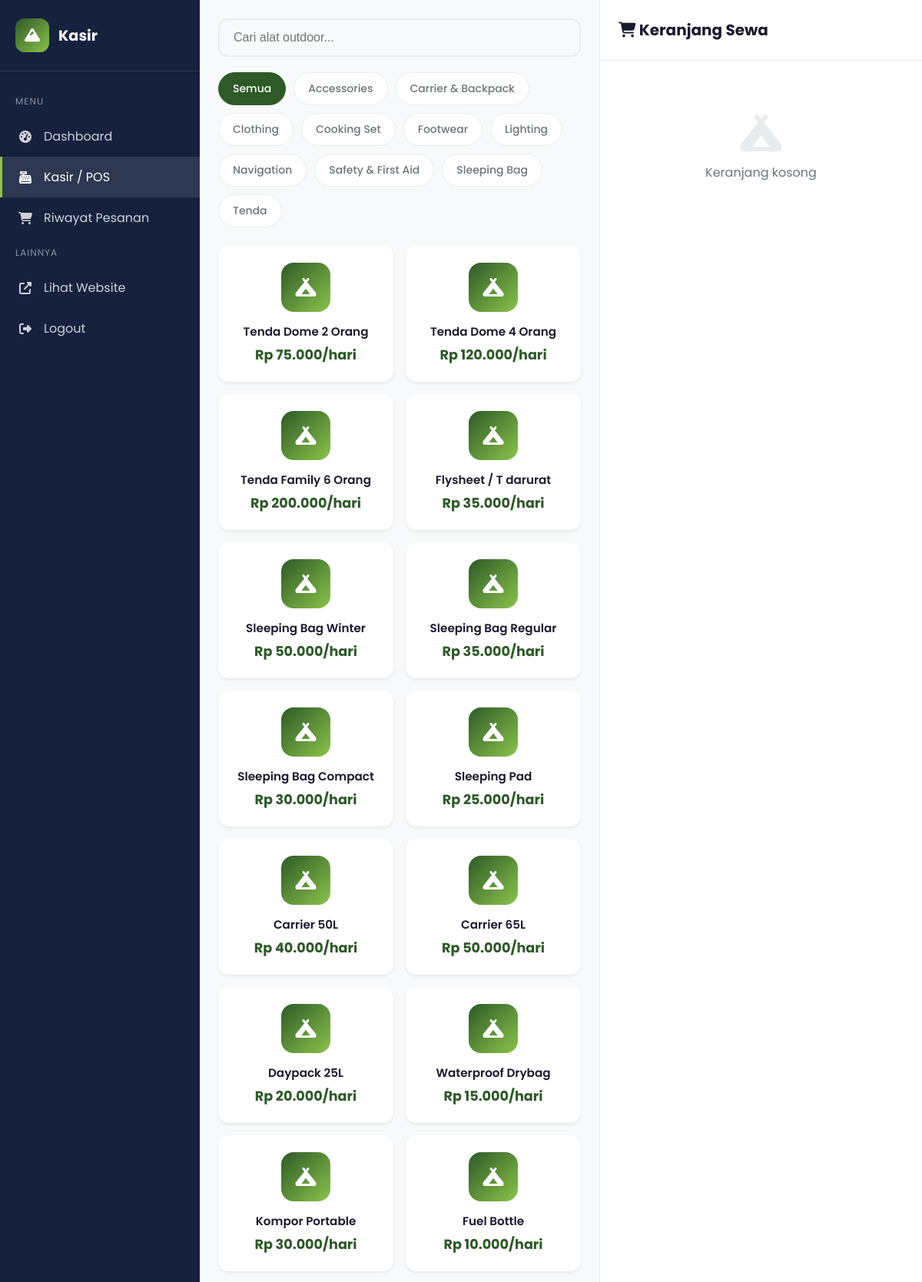
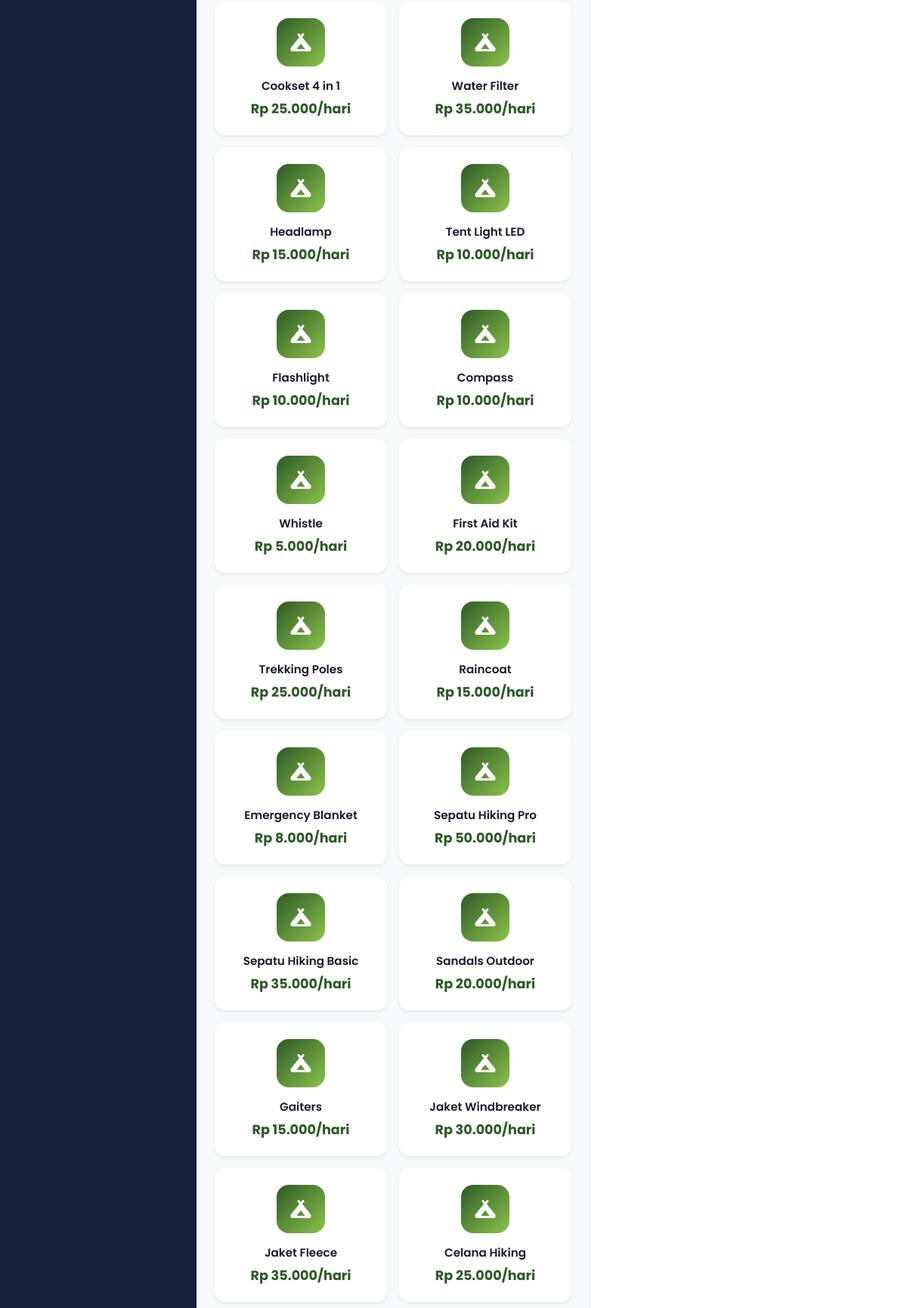
Page /kasir/pos.php (signed in, upper part) on the committed database (2 pictures, top to bottom).
### tables this page shows
CREATE TABLE IF NOT EXISTS categories (
    id INT PRIMARY KEY AUTO_INCREMENT,
    nama_kategori VARCHAR(100) NOT NULL,
    deskripsi TEXT,
    gambar VARCHAR(255),
    created_at TIMESTAMP DEFAULT CURRENT_TIMESTAMP
);

CREATE TABLE IF NOT EXISTS products (
    id INT PRIMARY KEY AUTO_INCREMENT,
    nama_produk VARCHAR(200) NOT NULL,
    deskripsi TEXT,
    harga_sewa_harian DECIMAL(10,2) NOT NULL,
    harga_sewa_mingguan DECIMAL(10,2),
    harga_sewa_bulanan DECIMAL(10,2),
    stok INT NOT NULL DEFAULT 0,
    kategori_id INT,
    gambar VARCHAR(255),
    status ENUM('available', 'rented', 'maintenance') DEFAULT 'available',
    created_at TIMESTAMP DEFAULT CURRENT_TIMESTAMP,
    FOREIGN KEY (kategori_id) REFERENCES categories(id) ON DELETE SET NULL
);

### config/functions.php (called while the page is built, shortened)
<?php
require_once 'database.php';
function getAllCategories()
{
    global $conn;
    $result = $conn->query("SELECT * FROM categories ORDER BY nama_kategori ASC");
    return $result->fetch_all(MYSQLI_ASSOC);
}
function getAllProducts($limit = null)
{
    global $conn;
    $sql = "SELECT p.*, c.nama_kategori
            FROM products p
            LEFT JOIN categories c ON p.kategori_id = c.id
            ORDER BY p.created_at DESC";
    $result = $conn->query($sql);
    return $result->fetch_all(MYSQLI_ASSOC);
}
function formatCurrency($amount)
{
    return 'Rp ' . number_format($amount, 0, ',', '.');
}

### kasir/pos.php (the view, shortened to what this page needs)
<?php
require_once '../config/functions.php';
$categories = getAllCategories();
$category_id = isset($_GET['category']) ? (int) $_GET['category'] : null;
if ($category_id) {
    $products = getProductsByCategory($category_id);
} else {
    $products = getAllProducts();
}
$cart = isset($_SESSION['cart']) ? $_SESSION['cart'] : [];
?>
<!DOCTYPE html>
<html lang="id">
<head>
    <link rel="stylesheet" href="https://cdnjs.cloudflare.com/ajax/libs/font-awesome/6.4.0/css/all.min.css">
</head>
<body>
    <aside class="sidebar">
        <div class="sidebar-brand">
            <div class="logo-icon"><i class="fas fa-mountain"></i></div>
            <span>Kasir</span>
        </div>
        <nav class="sidebar-menu">
            <div class="menu-section">Menu</div>
            <a href="index.php" class="menu-item"><i class="fas fa-tachometer-alt"></i><span>Dashboard</span></a>
            <a href="pos.php" class="menu-item active"><i class="fas fa-cash-register"></i><span>Kasir / POS</span></a>
            <a href="orders/index.php" class="menu-item"><i class="fas fa-shopping-cart"></i><span>Riwayat
                    Pesanan</span></a>
            <div class="menu-section">Lainnya</div>
            <a href="../index.php" class="menu-item" target="_blank"><i class="fas fa-external-link-alt"></i><span>Lihat
                    Website</span></a>
            <a href="logout.php" class="menu-item"><i class="fas fa-sign-out-alt"></i><span>Logout</span></a>
        </nav>
    </aside>
    <main class="main-content">
        <div class="pos-container">
            <div class="products-section">
                <div class="search-bar">
                    <input type="text" placeholder="Cari alat outdoor..." id="searchProduct">
                </div>
                <div class="category-tabs">
                    <a href="pos.php" class="category-tab <?= !$category_id ? 'active' : '' ?>">Semua</a>
                    <?php foreach ($categories as $cat): ?>
                        <a href="?category=<?= $cat['id'] ?>"
                            class="category-tab <?= $category_id == $cat['id'] ? 'active' : '' ?>">
                            <?= $cat['nama_kategori'] ?>
                        </a>
                    <?php endforeach; ?>
                </div>
                <div class="products-grid">
                    <?php foreach ($products as $product): ?>
                        <?php $status = $product['status'] ?? 'available'; ?>
                        <?php if ($status == 'available' || $status == 'active'): ?>
                            <div class="product-card"
                                onclick="addToCart(<?= $product['id'] ?>, '<?= $product['nama_produk'] ?>', <?= $product['harga_sewa_harian'] ?? $product['harga'] ?>)">
                                <div class="product-icon"><i class="fas fa-campground"></i></div>
                                <div class="product-name">
                                    <?= $product['nama_produk'] ?>
                                </div>
                                <div class="product-price">
                                    <?= formatCurrency($product['harga_sewa_harian'] ?? $product['harga']) ?>/hari
                                </div>
                            </div>
                        <?php endif; ?>
                    <?php endforeach; ?>
                </div>
            </div>
            <div class="cart-section">
                <div class="cart-header">
                    <h2><i class="fas fa-shopping-cart"></i> Keranjang Sewa</h2>
                </div>
                <div class="cart-items">
                    <?php if (empty($cart)): ?>
                        <div class="empty-cart">
                            <i class="fas fa-campground"></i>
                            <p>Keranjang kosong</p>
                        </div>
                    <?php endif; ?>
                </div>
            </div>
        </div>
    </main>
</body>
</html>

### kasir/pos.php (style rules this page uses)
:root { --primary: #2d5a27; --primary-dark: #1e3d1a; --primary-light: #4a7c44; --primary-accent: #8bc34a; --dark: #1a1a2e; --dark-secondary: #16213e; --white: #ffffff; --gray-100: #f8f9fa; --gray-200: #e9ecef; --gray-600: #6c757d; --success: #28a745; --danger: #dc3545; --warning: #ffc107; --shadow: 0 0.125rem 0.25rem rgba(0, 0, 0, 0.075); }
* { margin: 0; padding: 0; box-sizing: border-box; }
body { font-family: 'Poppins', -apple-system, BlinkMacSystemFont, sans-serif; background: var(--gray-100); min-height: 100vh; }
.sidebar { position: fixed; top: 0; left: 0; width: 260px; height: 100vh; background: var(--dark-secondary); color: var(--white); z-index: 100; }
.sidebar-brand { padding: 24px 20px; display: flex; align-items: center; gap: 12px; border-bottom: 1px solid rgba(255, 255, 255, 0.1); }
.sidebar-brand .logo-icon { width: 44px; height: 44px; background: linear-gradient(135deg, var(--primary), var(--primary-accent)); border-radius: 12px; display: flex; align-items: center; justify-content: center; font-size: 1.25rem; }
.sidebar-brand span { font-size: 1.2rem; font-weight: 700; }
.sidebar-menu { padding: 20px 0; }
.menu-section { padding: 10px 20px; font-size: 0.75rem; text-transform: uppercase; color: rgba(255, 255, 255, 0.5); letter-spacing: 1px; }
.menu-item { padding: 14px 20px; display: flex; align-items: center; gap: 14px; color: rgba(255, 255, 255, 0.8); text-decoration: none; transition: all 0.3s; border-left: 3px solid transparent; }
.menu-item:hover, .menu-item.active { background: rgba(255, 255, 255, 0.1); color: var(--white); border-left-color: var(--primary-accent); }
.menu-item i { width: 20px; text-align: center; }
.main-content { margin-left: 260px; }
.pos-container { display: grid; grid-template-columns: 1fr 420px; height: 100vh; }
.products-section { padding: 24px; overflow-y: auto; }
.cart-section { background: var(--white); border-left: 1px solid var(--gray-200); display: flex; flex-direction: column; }
.search-bar { margin-bottom: 20px; }
.search-bar input { width: 100%; padding: 14px 18px; border: 2px solid var(--gray-200); border-radius: 12px; font-size: 1rem; background: var(--gray-100); }
.category-tabs { display: flex; gap: 10px; margin-bottom: 24px; flex-wrap: wrap; }
.category-tab { padding: 10px 18px; background: var(--white); border: 1px solid var(--gray-200); border-radius: 25px; text-decoration: none; color: var(--gray-600); font-size: 0.875rem; font-weight: 500; }
.category-tab:hover, .category-tab.active { background: var(--primary); color: var(--white); border-color: var(--primary); }
.products-grid { display: grid; grid-template-columns: repeat(auto-fill, minmax(180px, 1fr)); gap: 16px; }
.product-card { background: var(--white); border-radius: 14px; box-shadow: var(--shadow); padding: 20px; text-align: center; transition: all 0.3s; cursor: pointer; border: 2px solid transparent; }
.product-icon { width: 64px; height: 64px; background: linear-gradient(135deg, var(--primary), var(--primary-accent)); border-radius: 16px; display: flex; align-items: center; justify-content: center; margin: 0 auto 14px; font-size: 1.5rem; color: var(--white); }
.product-name { font-weight: 600; color: var(--dark); margin-bottom: 6px; font-size: 0.95rem; }
.product-price { color: var(--primary); font-weight: 700; font-size: 1.1rem; }
.cart-header { padding: 24px; border-bottom: 1px solid var(--gray-200); }
.cart-header h2 { font-size: 1.25rem; color: var(--dark); }
.cart-items { flex: 1; overflow-y: auto; padding: 20px; }
.empty-cart { text-align: center; padding: 50px; color: var(--gray-600); }
.empty-cart i { font-size: 3rem; margin-bottom: 15px; color: var(--gray-200); }

### rows in the picture
categories: nama_kategori "Accessories"
categories: nama_kategori "Carrier & Backpack"
categories: nama_kategori "Clothing"
categories: nama_kategori "Cooking Set"
categories: nama_kategori "Footwear"
categories: nama_kategori "Lighting"
categories: nama_kategori "Navigation"
categories: nama_kategori "Safety & First Aid"
categories: nama_kategori "Sleeping Bag"
categories: nama_kategori "Tenda"
products: nama_produk "Tenda Dome 2 Orang", harga_sewa_harian "Rp 75.000"
products: nama_produk "Tenda Dome 4 Orang", harga_sewa_harian "Rp 120.000"
products: nama_produk "Tenda Family 6 Orang", harga_sewa_harian "Rp 200.000"
products: nama_produk "Flysheet / T darurat", harga_sewa_harian "Rp 35.000"
products: nama_produk "Sleeping Bag Winter", harga_sewa_harian "Rp 50.000"
products: nama_produk "Sleeping Bag Regular", harga_sewa_harian "Rp 35.000"
products: nama_produk "Sleeping Bag Compact", harga_sewa_harian "Rp 30.000"
products: nama_produk "Sleeping Pad", harga_sewa_harian "Rp 25.000"
products: nama_produk "Carrier 50L", harga_sewa_harian "Rp 40.000"
products: nama_produk "Carrier 65L", harga_sewa_harian "Rp 50.000"
products: nama_produk "Daypack 25L", harga_sewa_harian "Rp 20.000"
products: nama_produk "Waterproof Drybag", harga_sewa_harian "Rp 15.000"
products: nama_produk "Kompor Portable", harga_sewa_harian "Rp 30.000"
products: nama_produk "Fuel Bottle", harga_sewa_harian "Rp 10.000"
products: nama_produk "Cookset 4 in 1", harga_sewa_harian "Rp 25.000"
products: nama_produk "Water Filter", harga_sewa_harian "Rp 35.000"
products: nama_produk "Headlamp", harga_sewa_harian "Rp 15.000"
products: nama_produk "Tent Light LED", harga_sewa_harian "Rp 10.000"
products: nama_produk "Flashlight", harga_sewa_harian "Rp 10.000"
products: nama_produk "Compass", harga_sewa_harian "Rp 10.000"
products: nama_produk "Whistle", harga_sewa_harian "Rp 5.000"
products: nama_produk "First Aid Kit", harga_sewa_harian "Rp 20.000"
products: nama_produk "Trekking Poles", harga_sewa_harian "Rp 25.000"
products: nama_produk "Raincoat", harga_sewa_harian "Rp 15.000"
products: nama_produk "Emergency Blanket", harga_sewa_harian "Rp 8.000"
products: nama_produk "Sepatu Hiking Pro", harga_sewa_harian "Rp 50.000"
products: nama_produk "Sepatu Hiking Basic", harga_sewa_harian "Rp 35.000"
products: nama_produk "Sandals Outdoor", harga_sewa_harian "Rp 20.000"
products: nama_produk "Gaiters", harga_sewa_harian "Rp 15.000"
products: nama_produk "Jaket Windbreaker", harga_sewa_harian "Rp 30.000"
products: nama_produk "Jaket Fleece", harga_sewa_harian "Rp 35.000"
products: nama_produk "Celana Hiking", harga_sewa_harian "Rp 25.000"
